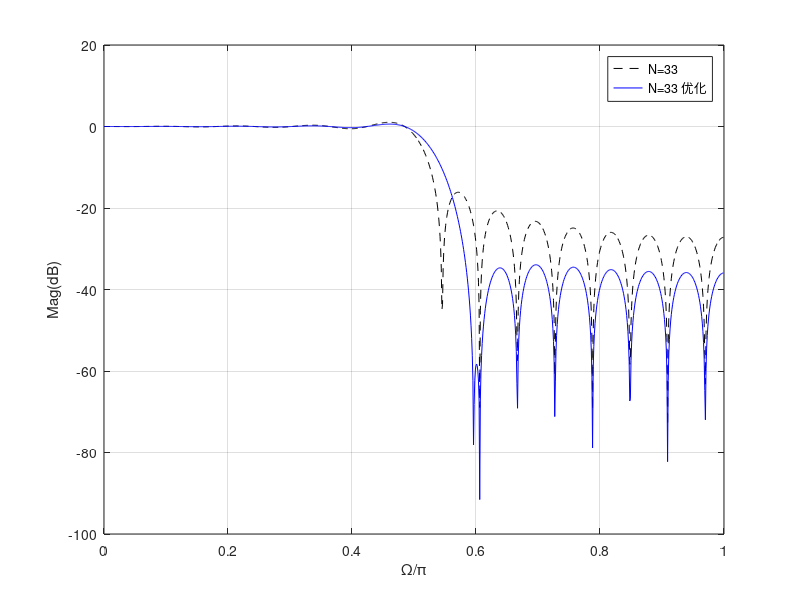
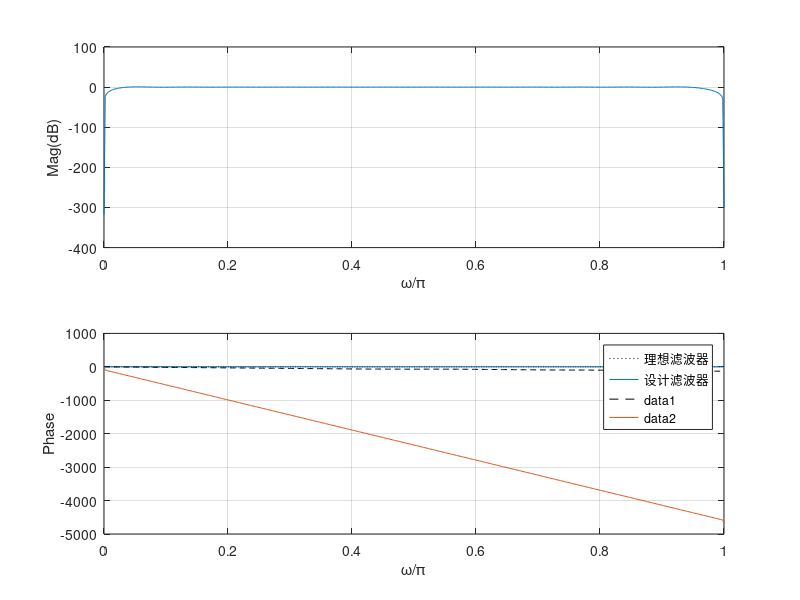

The MATLAB script that drew these images, in order: (Note: this script raises an error after producing the figures.)
%-------------------------------------------------------------------------%
%--------Experiment 14:14-1,14-2,14-3,14-4--------------------------------%
%-------------------------------------------------------------------------%
%% Experiment 14-1
%------Part I---------
clc;clear;close all;
N= 33;
a=(N-1)/2;
Hrs=[ones(1,9),zeros(1,16),ones(1,8)];
k=0:1:N-1;
k1=0:floor((N-1)/2);
k2=floor((N-1)/2)+1:N-1;
% angH=[-a*(2*pi)/N*k1,a*(2*pi)/N*(N-k2)];
angH=-k*pi*(N-1)/N;
H=Hrs.*exp(i*angH);
h=real(ifft(H,N));
[H,w]=freqz(h,1,1000);
mag=abs(H);
Hdb=20*log10(mag);
H1=0.3;
Hrs1=[ones(1,9),H1,zeros(1,14),H1,ones(1,8)];
Hb1=Hrs1.*exp(i*angH);
hb1=real(ifft(Hb1,N));
[Hb1,w1]=freqz(hb1,1,1000);
mag1=abs(Hb1);
Hdb1=20*log10(mag1);
figure(1);
plot(w/pi,Hdb,'--k');grid on;hold on;
plot(w1/pi,Hdb1,'b');hold off;
xlabel('\Omega/\pi');ylabel('Mag(dB)');legend('N=33','N=33 优化');
figure(2);
plot(w/pi,unwrap(angle(H)),'--k');grid on;hold on;
plot(w1/pi,unwrap(angle(Hb1)),'b');hold off;
xlabel('\omega/\pi');ylabel('Phase');legend('N=33','N=33 优化');
%-----Part II-------
clc;clear;close all;
N = 32;
F=[0:1/32:1];
A=[ones(1,16),zeros(1,N-15)];
h=fir2(N,F,A);
freqz(h);
figure(2);stem(h,'.');
line([0,35],[0,0]);xlabel('n');ylabel('h(n)');
%% Experiment 14-2
clc;clear;close all;
N=33;
a=(N-1)/2;
k=0:N-1;
wk=2*pi/N*k;
T1=0.1095;
T2=0.5980;
Hk=[zeros(1,11),T1,T2,ones(1,8),T2,T1,zeros(1,10)];
k1=0:floor((N-1)/2);
k2=floor((N-1)/2)+1:N-1;
angk=[-(N-1)/N*pi*k1,(N-1)/N*pi*(N-k2)];
H=Hk.*exp(i*angk);
h=real(ifft(H,N));
freqz(h);
figure(2);stem(h,'.');
line([0,35],[0,0]);xlabel('n');ylabel('h(n)');grid on;

%% Experiment 14-3
%-----Part I--------------
clc;clear;close all;
N = 22;
alpha=(N-1)/2;
Hk=[zeros(1,3),ones(1,2),zeros(1,13),-1*ones(1,2),zeros(1,2)];
k=0:N-1;
wk=-2*pi*alpha/N*k;
H=Hk.*exp(i*wk);
h=real(ifft(H,N));
[H,w]=freqz(h);
magH=abs(H);
Hdb=20*log10(magH);
subplot(2,1,1);
plot(w/pi,Hdb,'-k');ylim([-100,0]);grid on;
xlabel('\omega/\pi');ylabel('Mag/dB');
subplot(2,1,2);
plot(w/pi,unwrap(angle(H)),'-b');grid on;
xlabel('\omega/\pi');ylabel('Phase');
figure(2);stem(h,'.');
line([0,25],[0,0]);xlabel('n');ylabel('h(n)');grid on;

%-----Part II-----------
clc;clear;close all;
N = 21;
F=[0:1/100:1];
A=[zeros(1,20),ones(1,20),zeros(1,101-40)];
h=fir2(N,F,A);
freqz(h);
figure(2);stem(h,'.');
line([0,25],[0,0]);xlabel('n');ylabel('h(n)');grid on;

%% Experiment 14-4
clc;clear;close all;
f=0:0.002:1;
m(1:201)=1;
m(202:301)=0;
m(302:351)=0.5;
m(352:401)=0;
m(402:501)=1;
h=fir2(100,f,m);
[H,w1]=freqz(h);
plot(f,m,'k:');hold on;
w1=w1./pi;
plot(w1,abs(H));legend('理想滤波器','设计滤波器');
xlabel('归一化频率');ylabel('Mag');
figure(2);plot(w1,unwrap(angle(H)),'--k');grid on;
xlabel('\omega/\pi');ylabel('Phase');

%% Experiment 14-5
clc;clear;close all;
N=51;a=(N-1)/2;
k=0:N-1;wk=2*pi/N*k;
k1=0:floor((N-1)/2);
k2=floor((N-1)/2)+1:N-1;
T=0.39i;
Hk=[0,-i*ones(1,(N-3)/2),-1*T,1*T,i*ones(1,(N-3)/2)];
angk=[-(N-1)/N*pi*k1,(N-1)/N*pi*(N-k2)];
H=Hk.*exp(i*angk);
h=real(ifft(H,N));
freqz(h);
subplot(2,1,1);
xlabel('\omega/\pi');ylabel('Mag(dB)');
subplot(2,1,2);
xlabel('\omega/\pi');ylabel('Phase');
figure(2);
[Hr,W]=Hr_type3(h);
W=W';Hr=Hr';
W=[-fliplr(W),W(2:501)];
Hr=[-fliplr(Hr),Hr(2:501)];
plot(W/pi,Hr);
xlabel('\omega/\pi');ylabel('振幅响应H（\omega）');grid on;

%% Experiment 14-6
clc;clear;close all;
N =33;
alpha=(N-1)/2;
Dw=2*pi/N;
k=0:N-1;
w1=Dw*k;
k1=0:floor((N-1)/2);
k2=((N-1)/2)+1:N-1;
Hrs=[i*Dw*k1,-i*Dw*(N-k2)];
angH=[-alpha*Dw*k1,alpha*Dw*(N-k2)];
H=Hrs.*exp(i*angH);
h=real(ifft(H,N));
freqz(h);
subplot(2,1,1);
xlabel('\omega/\pi');ylabel('Mag(dB)');
subplot(2,1,2);
xlabel('\omega/\pi');ylabel('Phase');
figure(2);
[Hr,ww]=Hr_type3(h);
subplot(2,1,1);plot(ww/pi,Hr);grid on;
xlabel('\omega/\pi');ylabel('Mag(dB)');hold on;
plot((2*k1/N),imag(Hrs(1,k1+1)),'-o');hold off;
subplot(2,1,2);stem(h,'o');
line([0,35],[0,0]);grid on;
xlabel('n');ylabel('h(n)');
